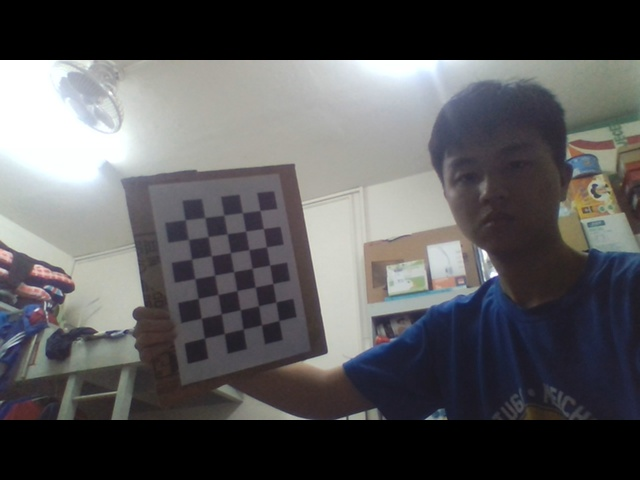
#> input picture lab08/pic_computer/test_1.jpg, 640 x 480 px; its folder holds 4 pictures in this run
$ python caliberation.py
#> lines starting #> are read from the running program, lines starting #| are printed output that depends on the picture; pictures that were not available may be replaced by others from this repository, and a replacement may not be noted
import cv2
import numpy as np
criteria = (cv2.TERM_CRITERIA_EPS + cv2.TERM_CRITERIA_MAX_ITER, 30, 0.1)
size = (7,5)
objp = np.zeros((7*5,3), np.float32)
objp[:,:2] = np.mgrid[0:7,0:5].T.reshape(-1,2)
objpoints = []
imgpoints = []

# num_pic = 1
for i in range(1,20):
    pic = 'test_' + str(i) + '.jpg'
    image = cv2.imread(pic)
#> image is the input picture: shape (480, 640, 3); mean B, G, R 89.3, 87.9, 88.4
    gray = cv2.cvtColor(image,cv2.COLOR_BGR2GRAY)
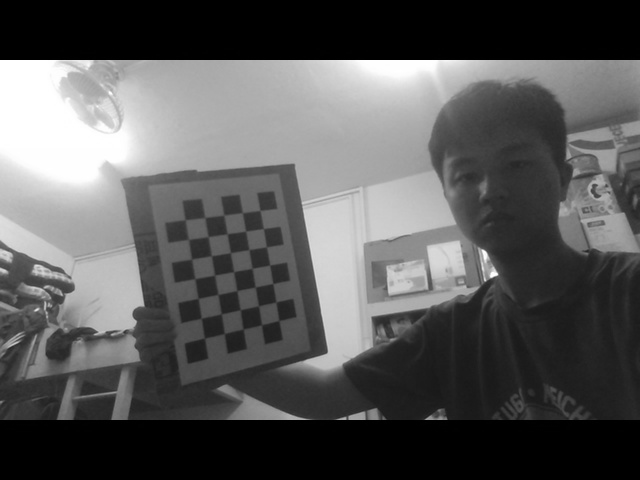
#> gray: shape (480, 640); min 0, max 255, mean 88.2
    ret, corners = cv2.findChessboardCorners(gray, size,None)
#> ret = True; corners = 35 rows, first 8: [259.9, 210.4], [263.5, 228.6], [266.3, 246.8], [269.6, 264.9], [272.8, 283.5], [276, 302.2], [278.6, 320.7], [242.4, 212.6]
    if(ret == True ):
        objpoints.append(objp)
        corners2 = cv2.cornerSubPix(gray,corners,(11,11),(-1,-1),criteria)
#> corners2 = 35 rows, first 8: [260, 210.5], [263.4, 228.5], [266.3, 246.9], [269.8, 265], [272.7, 283.6], [276, 301.9], [278.8, 320.5], [242.5, 212.6]
        imgpoints.append(corners2)
#> pass 2 of the loop `for i in range(1,20):`:
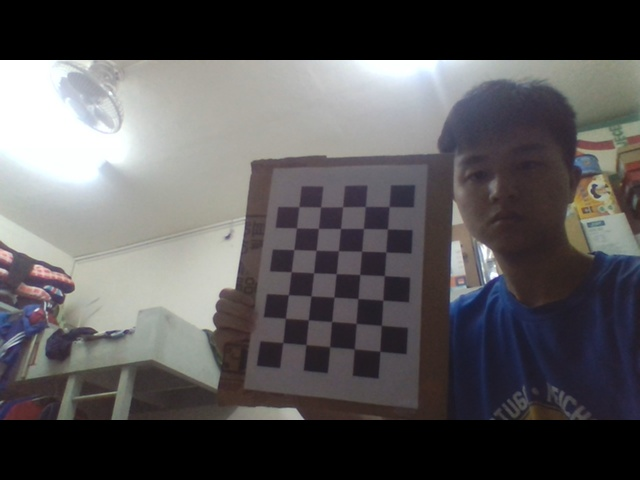
#> input picture lab08/pic_computer/test_0.jpg, 640 x 480 px, given in place of test_2.jpg, which was not available
#> image is the input picture: shape (480, 640, 3); mean B, G, R 87.1, 86, 88
#> `gray = cv2.cvtColor(image,cv2.COLOR_BGR2GRAY)`:
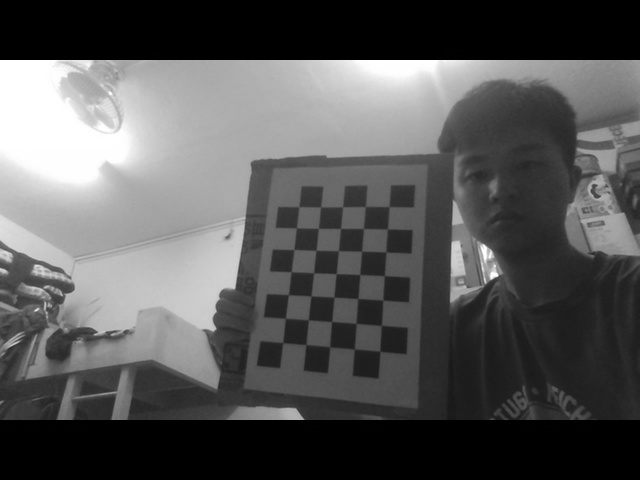
#> gray: shape (480, 640); min 0, max 255, mean 86.7
#> corners = 35 rows, first 8: [389.1, 206.7], [387.5, 229], [385.8, 252], [384.4, 275.6], [382.9, 300.2], [381.3, 325.4], [379.8, 351.3], [365, 206.5]
#> corners2 = 35 rows, first 8: [389, 206.6], [387.5, 229], [385.8, 252], [384.4, 275.7], [382.8, 300.1], [381.4, 325.4], [379.8, 351.3], [365.4, 206.5]
#> (the run stopped early here; a loop or call above may not have finished)
